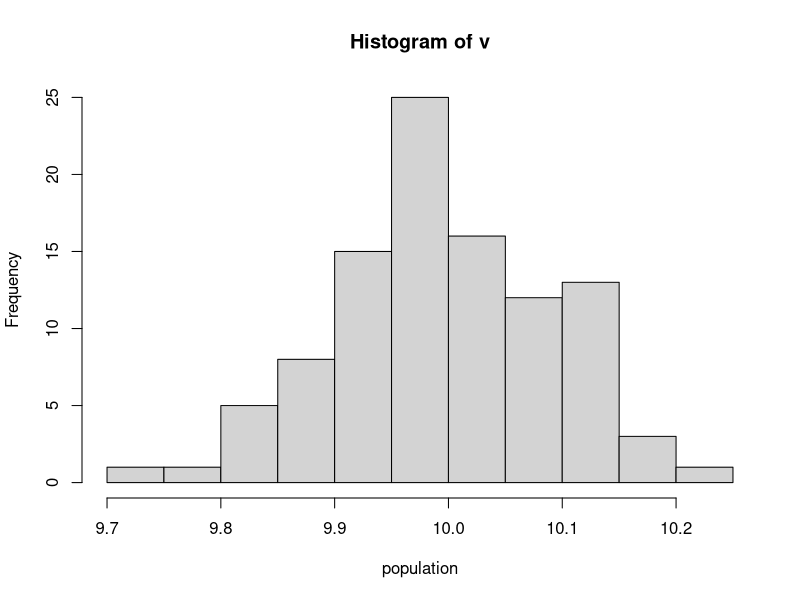

Write the R code that produced this figure.
## This is only a test file.
## Get a histogram of 100 draws from a normal distribution w/ mean 
## of 10 and sd of 0.1 and meaningful x-axis

v <- rnorm(100, mean = 10, sd = 0.1)
hist(v, xlab = 'population')
